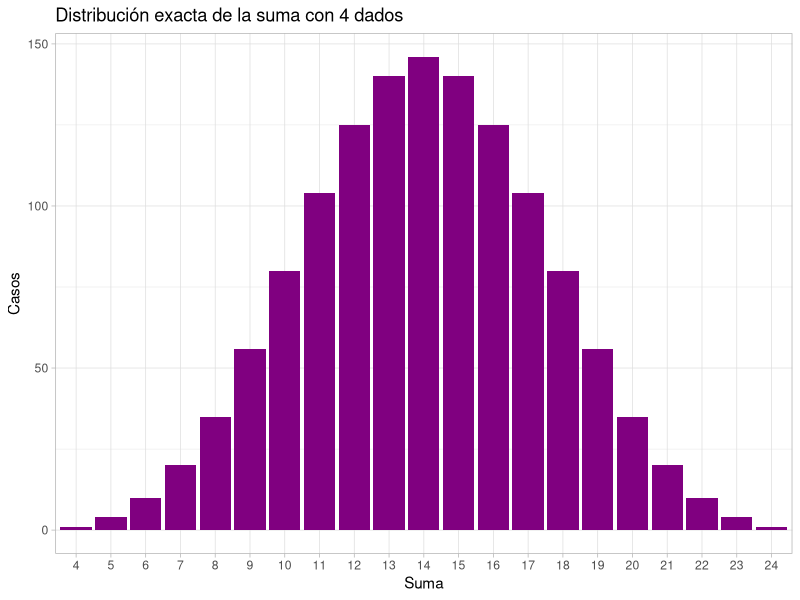
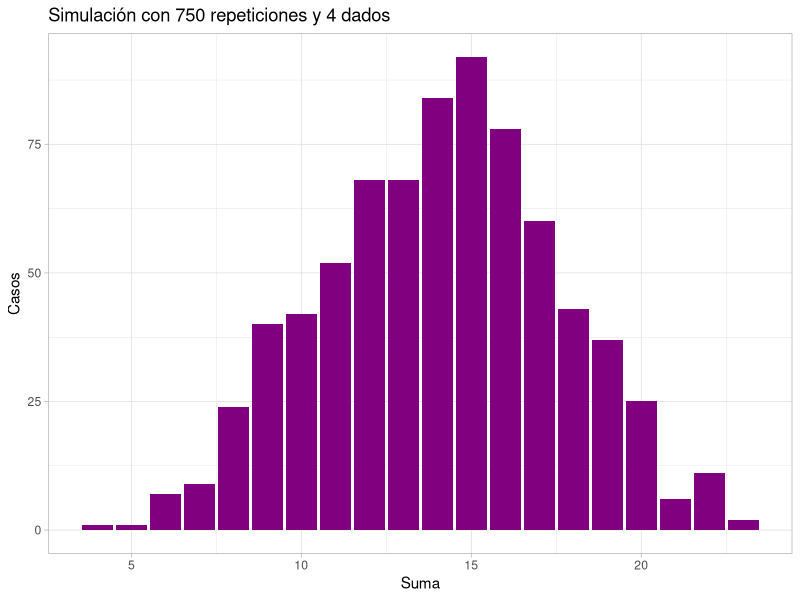
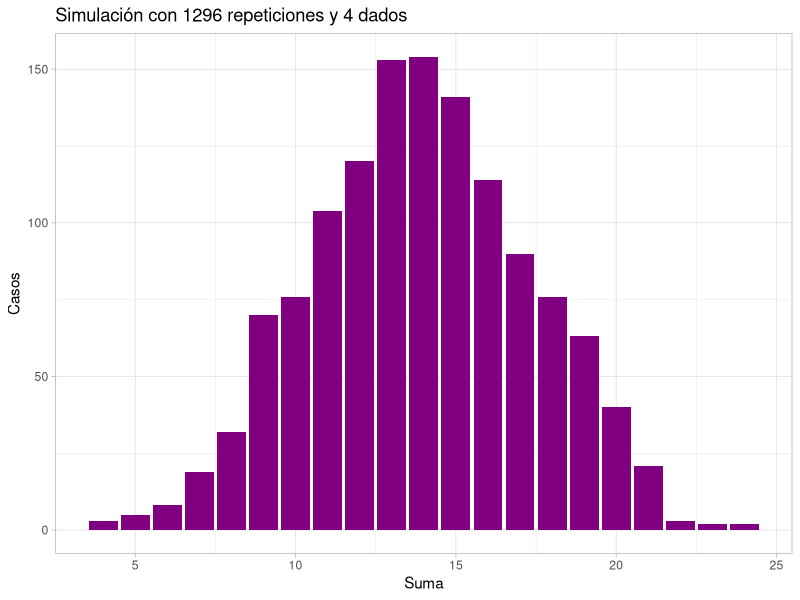
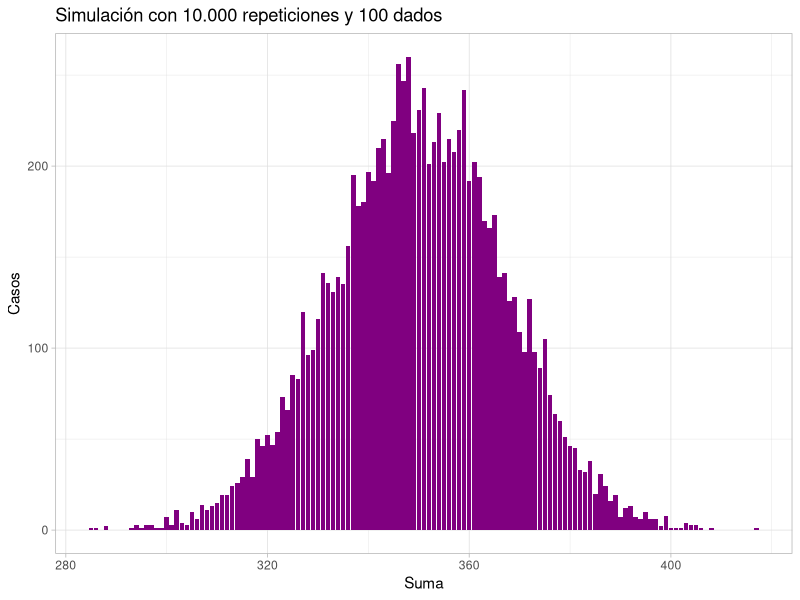
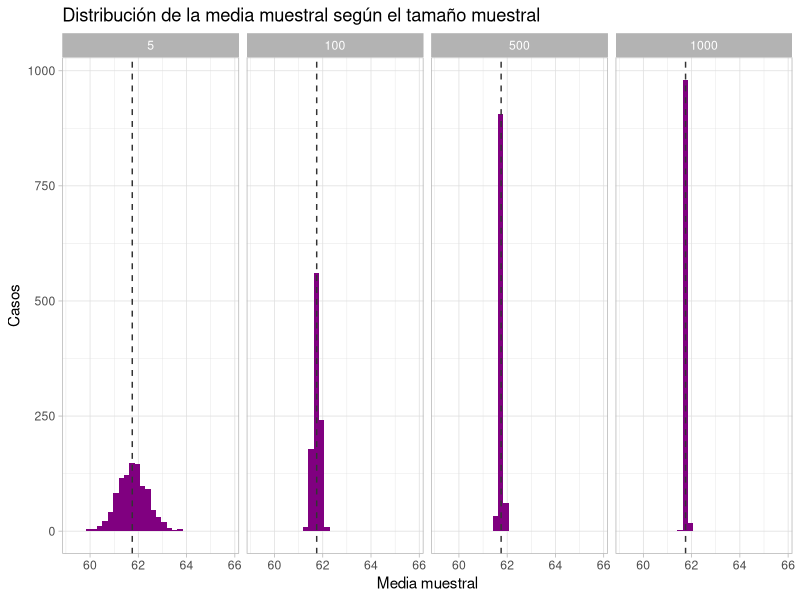

Generate these figures, in order, with R:
## ---- chunk 1
#| label = libs
library(dplyr)
library(ggplot2)

theme_set(theme_light())
## ---- chunk 2
#| label: generate
df_lanzamientos <- tidyr::expand_grid(
  dado1 = 1:6, 
  dado2 = 1:6, 
  dado3 = 1:6, 
  dado4 = 1:6 
) |> 
  mutate(suma_lanzamiento = (dado1 + dado2 + dado3 + dado4))

ggplot(df_lanzamientos, aes(x = factor(suma_lanzamiento))) + 
  geom_bar(fill = "#800080") + 
  labs(x = "Suma", y = "Casos", title = "Distribución exacta de la suma con 4 dados")
## ---- chunk 3
#| label: sim750
simulacion_sumas <- replicate(
  n = 750, 
  {
    sum(sample(1:6, size = 4, replace = TRUE))
  }
)

ggplot() + 
  geom_bar(aes(x = simulacion_sumas), fill = "#800080") + 
  labs(x = "Suma", y = "Casos", title = "Simulación con 750 repeticiones y 4 dados")
## ---- chunk 4
#| label: sim1296
simulacion_sumas <- replicate(
  n = 1296, 
  {
    sum(sample(1:6, size = 4, replace = TRUE))
  }
)

ggplot() + 
  geom_bar(aes(x = simulacion_sumas), fill = "#800080") + 
  labs(x = "Suma", y = "Casos", title = "Simulación con 1296 repeticiones y 4 dados")
## ---- chunk 5
#| label: sim10000
simulacion_sumas <- replicate(
  n = 10000, 
  {
    sum(sample(1:6, size = 100, replace = TRUE))
  }
)

ggplot() + 
  geom_bar(aes(x = simulacion_sumas), fill = "#800080") + 
  labs(x = "Suma", y = "Casos", title = "Simulación con 10.000 repeticiones y 100 dados")
## ---- chunk 6
#| label: global-avg
diamonds <- ggplot2::diamonds

depth_mean <- mean(diamonds$depth)
## ---- chunk 7
#| label: diamonds-sample-mean
df_sample_means <- purrr::map_dfr(c(5, 100, 500, 1000), function(sample_size) {
  medias <- replicate(
    n = 1000, 
    {
      mean(sample(diamonds$depth, size = sample_size, replace = TRUE))
  }
  )
  
  tibble(sample_size, medias)
  
})
  
## ---- chunk 8
#| label: diamonds-sample-mean-plot
ggplot(df_sample_means) +
  geom_histogram(aes(x = medias), fill = "#800080") + 
  geom_vline(xintercept = depth_mean, col = "#333333", linetype = 2) + 
  facet_grid(. ~ sample_size) + 
  labs(x = "Media muestral", y = "Casos", title = "Distribución de la media muestral según el tamaño muestral")

